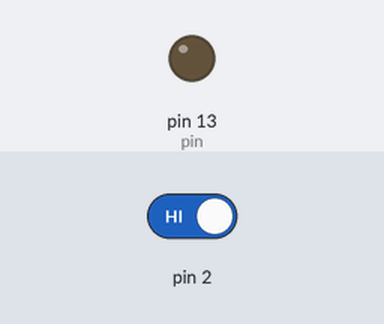
Simulated run of this sketch. Board: Arduino Uno, built with avr-gcc and run on an emulated ATmega328P. On the bench: output pins drawn as LEDs (lit = HIGH). Inputs (shaded band) come from the test bench; at power-on: pin 2 HIGH.

Above: at 1.2 s.
1.3 s: pin 2 driven LOW
At 1.8 s:
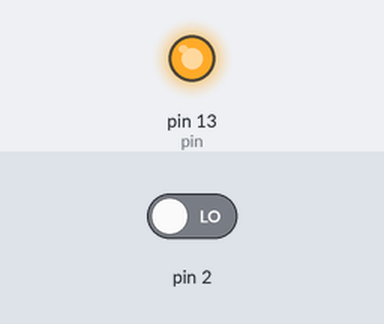
Timing chart, 0 to 4.3 s (numbered marks = the images above; inputs shaded):
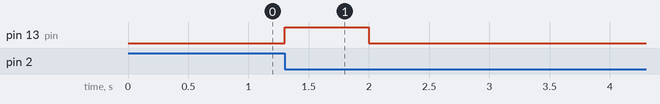

The sketch:

interrupts_ex1.ino
```cpp
int pin = 13;
// volatile int state = LOW;

void setup()
{
  pinMode(pin, OUTPUT);
  attachInterrupt(0, turnOn, FALLING);
}

void loop()
{
  delay(2000);
  // digitalWrite(pin, state);
  digitalWrite(pin, LOW);
}

void turnOn()
{
  // state = !state;
  digitalWrite(pin, HIGH);
}
```

Measured:
- after the input at 1.3 s, pin 13 (pin): LOW → HIGH at once, → LOW 0.70 s later
